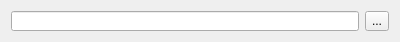
<?xml version="1.0" encoding="UTF-8"?>
<ui version="4.0">
 <class>MainWindow</class>
 <widget class="QMainWindow" name="MainWindow">
  <property name="geometry">
   <rect>
    <x>0</x>
    <y>0</y>
    <width>400</width>
    <height>42</height>
   </rect>
  </property>
  <property name="minimumSize">
   <size>
    <width>400</width>
    <height>42</height>
   </size>
  </property>
  <property name="maximumSize">
   <size>
    <width>16777215</width>
    <height>42</height>
   </size>
  </property>
  <property name="windowTitle">
   <string>MainWindow</string>
  </property>
  <widget class="QWidget" name="centralWidget">
   <layout class="QHBoxLayout" name="horizontalLayout">
    <item>
     <widget class="QLineEdit" name="lineEdit">
      <property name="readOnly">
       <bool>true</bool>
      </property>
     </widget>
    </item>
    <item>
     <widget class="QToolButton" name="toolButton">
      <property name="text">
       <string>...</string>
      </property>
     </widget>
    </item>
   </layout>
  </widget>
 </widget>
 <layoutdefault spacing="6" margin="11"/>
 <resources/>
 <connections/>
</ui>
